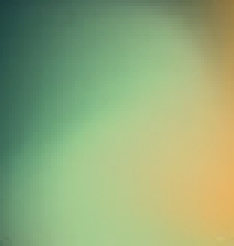
#> input picture server/static/test3.png, 78 x 82 px, found by its file name (shown 3 times larger)
$ python imagedata.py
#> lines starting #> are read from the running program, lines starting #| are printed output that depends on the picture
# %%

import cv2
import numpy as np
import matplotlib.pyplot as plt
import sys
from mpl_toolkits.mplot3d import Axes3D

# image_BGR = np.uint8(np.random.rand(50,50,3) * 255)
# this image above is just an example. To load a real image use the line below
image_Origin = cv2.imread('test3.png')
#> image_Origin is the input picture: shape (82, 78, 3); mean B, G, R 120.4, 169.3, 146.1
image_RGB = cv2.cvtColor(image_Origin, cv2.COLOR_BGR2RGB)
# plt.imshow(image_RGB)
# plt.show()

# %%

r, g, b = cv2.split(image_RGB)
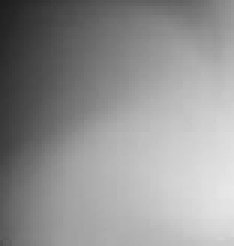
#> r: shape (82, 78) (shown 3 times larger); min 29, max 232, mean 146.1
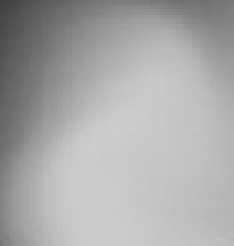
#> g: shape (82, 78) (shown 3 times larger); min 63, max 205, mean 169.3
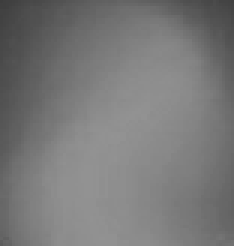
#> b: shape (82, 78) (shown 3 times larger); min 61, max 147, mean 120.4
colors = image_RGB.reshape((image_RGB.shape[0] * image_RGB.shape[1], 3))

# %%

# %%

liColor = [[color[0], color[1], color[2]]for color in colors]  # rgb(29, 63, 61)
#> liColor = 6396 items, first 6: [29, 63, 61], [30, 64, 63], [31, 66, 64], [33, 68, 64], [34, 70, 65], [36, 72, 66]

# %%
print(liColor)
#> (printed output is left out)
# %%
sys.exit(0)
#> (the program exits here)

$ run again, with server/static/test4.png copied over server/static/test3.png
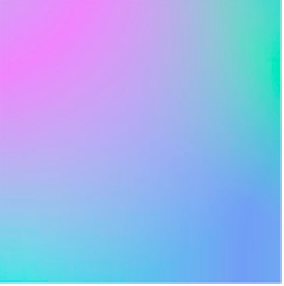
#> input picture server/static/test4.png, 142 x 143 px, found by its file name (shown 2 times larger)
#> image_Origin is the input picture: shape (143, 142, 3); mean B, G, R 237, 179, 154.3
#> `r, g, b = cv2.split(image_RGB)`:
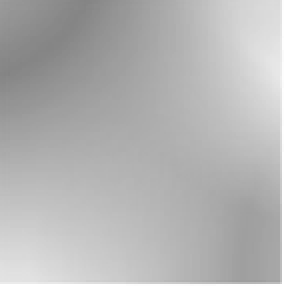
#> g: shape (143, 142) (shown 2 times larger); min 131, max 255, mean 179
#> `r, g, b = cv2.split(image_RGB)`:
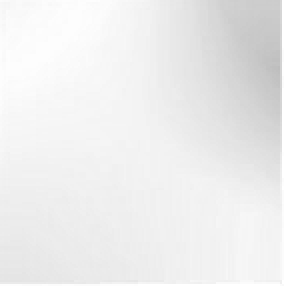
#> b: shape (143, 142) (shown 2 times larger); min 189, max 255, mean 237
#> liColor = 20306 items
#> (printed output is left out)
